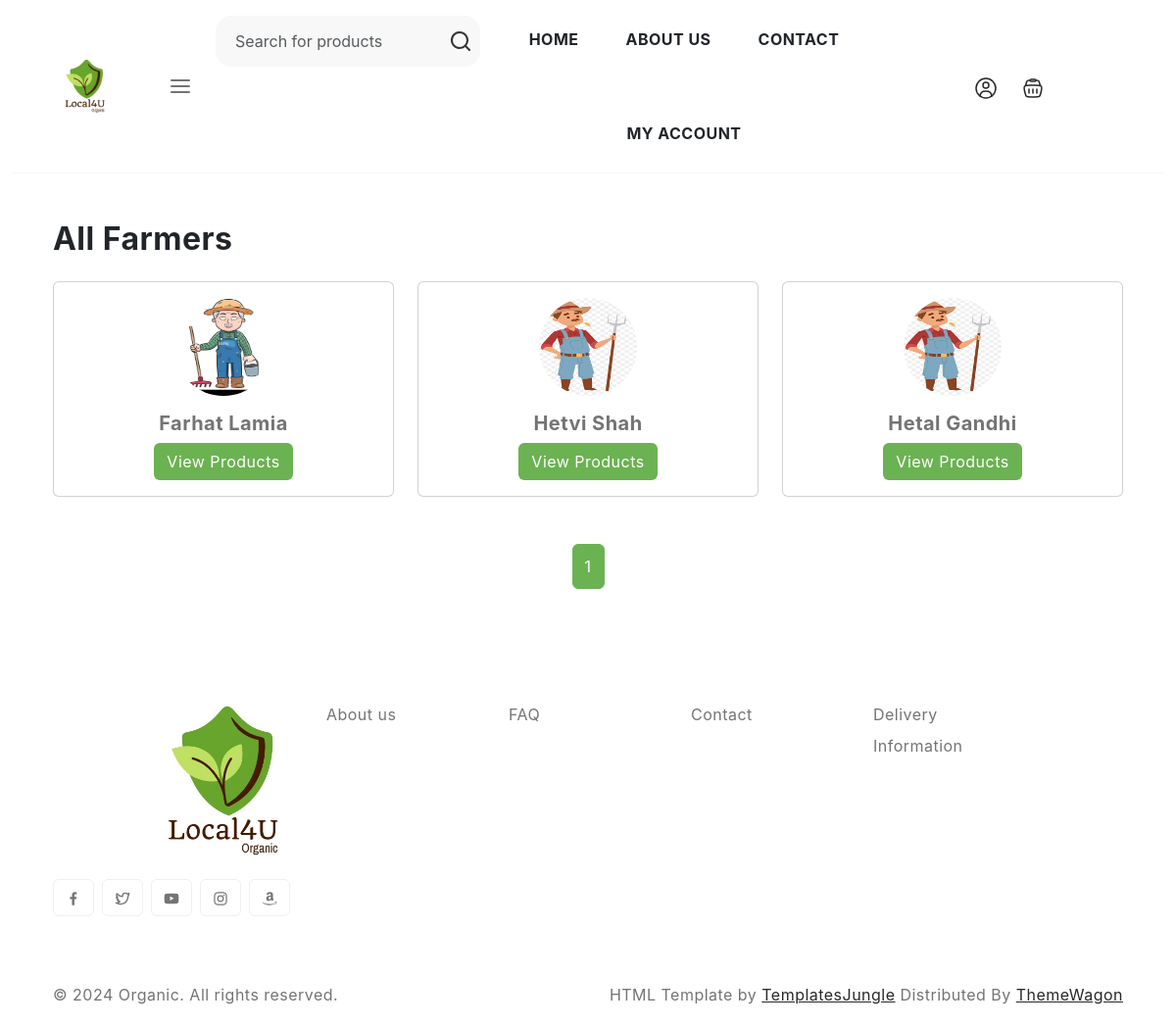
Screenshot of /product/farmers/ with the database file from the repository.
### accounts/models.py (models this page shows, shortened)
class Farmer(models.Model):
    user = models.OneToOneField(CustomUser, on_delete=models.CASCADE)

class CustomUser(AbstractUser):
    USER_TYPES = (
        ('farmer', 'Farmer'),
        ('customer', 'Customer'),
    )
    full_name = models.CharField(max_length=100, blank=True)
    address = models.CharField(max_length=255)
    contact_number = models.CharField(max_length=15)
    user_type = models.CharField(max_length=10, choices=USER_TYPES)
    profile_picture = models.ImageField(upload_to='static/profile_pictures/', null=True, blank=True)

### product/views.py (the view)
# urls.py: path('farmers/', views.list_farmers, name='list_farmers'),
def list_farmers(request):
    farmers = Farmer.objects.all()  # Retrieve all farmers
    paginator = Paginator(farmers, 10)  # Paginate farmers, 10 per page
    page_number = request.GET.get('page')  # Get the current page number
    page_obj = paginator.get_page(page_number)  # Fetch farmers for the current page
    return render(request, 'list_farmers.html', {'page_obj': page_obj})

### order/context_processors.py (called while the page is built)
def cart_data(request):
    return {"cart": request.session.get("cart", {})}

### order/templatetags/cart_filters.py (called while the page is built)
@register.filter
def sum_cart_total(cart_items):
    total = 0
    for item in cart_items:
        total += float(item['price']) * item['quantity']
    return total

### product/context_processors.py (called while the page is built)
def category_menu(request):
    categories = Category.objects.all()
    return {'categories': categories}

### templates/list_farmers.html (shortened to what this page needs)
{% extends 'base.html' %}
{% load static %}
{% block body_block %}
<section class="py-5">
    <div class="container-lg">
        <div class="section-header mb-4">
            <h2 class="section-title">All Farmers</h2>
        </div>
        <div class="row">
            {% for farmer in page_obj %}
            <div class="col-md-4 mb-4">
                <div class="card text-center">
                    {% if farmer.user.profile_picture %}
                        <img src="{{ farmer.user.profile_picture.url }}" class="card-img-top rounded-circle mx-auto mt-3" alt="{{ farmer.user.full_name }}" style="width: 100px; height: 100px;">
                    {% else %}
                        <img src="{% static 'profile_pictures/farmer1.png' %}" class="card-img-top rounded-circle mx-auto mt-3" alt="Default Profile Picture" style="width: 100px; height: 100px;">
                    {% endif %}
                    <div class="card-body">
                        <h5 class="card-title">{{ farmer.user.full_name }}</h5>
                        <a href="{% url 'products_by_farmer' farmer.id %}" class="btn btn-primary">View Products</a>
                    </div>
                </div>
            </div>
            {% endfor %}
        </div>
        <nav aria-label="Page navigation" class="mt-4">
            <ul class="pagination justify-content-center">
                {% for num in page_obj.paginator.page_range %}
                <li class="page-item {% if num == page_obj.number %}active{% endif %}">
                    <a class="page-link" href="?page={{ num }}">{{ num }}</a>
                </li>
                {% endfor %}
            </ul>
        </nav>
    </div>
</section>
{% endblock %}

### static/style.css (style rules this page uses)
body { --heading-font : "Inter", sans-serif; --bs-link-color: #333; --bs-link-hover-color:#333; --bs-link-color-rgb: 40,40,40; --bs-link-hover-color-rgb: 0,0,0; --bs-light-rgb: 248, 248, 248; --bs-font-sans-serif: "Inter", sans-serif; --bs-body-font-family: var(--bs-font-sans-serif); --bs-body-font-size: 1rem; --bs-body-font-weight: 400; --bs-body-line-height: 2; --bs-body-color: #747474; --bs-primary: #6BB252; --bs-primary-rgb: 107, 178, 82; --bs-secondary: #364127; --bs-secondary-rgb: 54, 65, 39; --bs-danger: #F95F09; --bs-danger-rgb: 249, 95, 9; --bs-success: #a3be4c; --bs-success-rgb: 163, 190, 76; --bs-primary-bg-subtle: #FFF9EB; --bs-success-bg-subtle: #eef5e5; --bs-border-color: #F7F7F7; }
.btn-primary { --bs-btn-color: #fff; --bs-btn-bg: var(--bs-primary); --bs-btn-border-color: transparent; --bs-btn-hover-color: #fff; --bs-btn-hover-bg: #f7a422; --bs-btn-hover-border-color: transparent; --bs-btn-focus-shadow-rgb: 49,132,253; --bs-btn-active-color: #fff; --bs-btn-active-bg: var(--bs-primary); --bs-btn-active-border-color: transparent; --bs-btn-active-shadow: inset 0 3px 5px rgba(0, 0, 0, 0.125); --bs-btn-disabled-color: #fff; --bs-btn-disabled-bg: #d3d7dd; --bs-btn-disabled-border-color: transparent; }
body { letter-spacing: 0.03em; }
h1,h2,h3,h4,h5,h6 { font-family: var(--heading-font); color: var(--bs-dark); font-weight: 700; }
.pagination { --bs-pagination-active-bg: var(--bs-primary); --bs-pagination-active-border-color: var(--bs-primary); }
.container, .container-fluid, .container-lg, .container-md, .container-sm, .container-xl, .container-xxl { --bs-gutter-x: 3rem; }

### rows the page displays
Farmer: user.profile_picture (picture), user.full_name "Farhat Lamia"
Farmer: user.full_name "Hetvi Shah"
Farmer: user.full_name "Hetal Gandhi"

### other values shown
{{ num }} "1"
